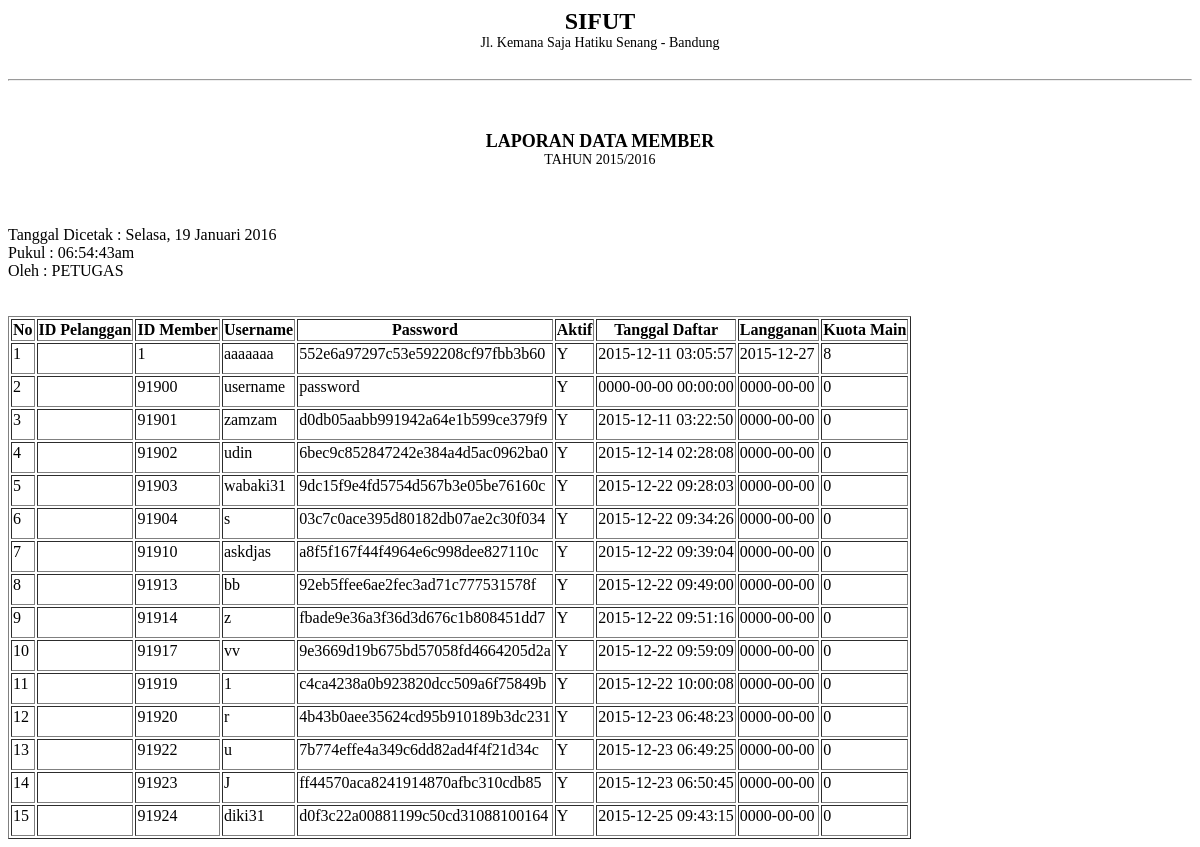
Page /pegawai/module_member/table_member.php on the earlier database version.
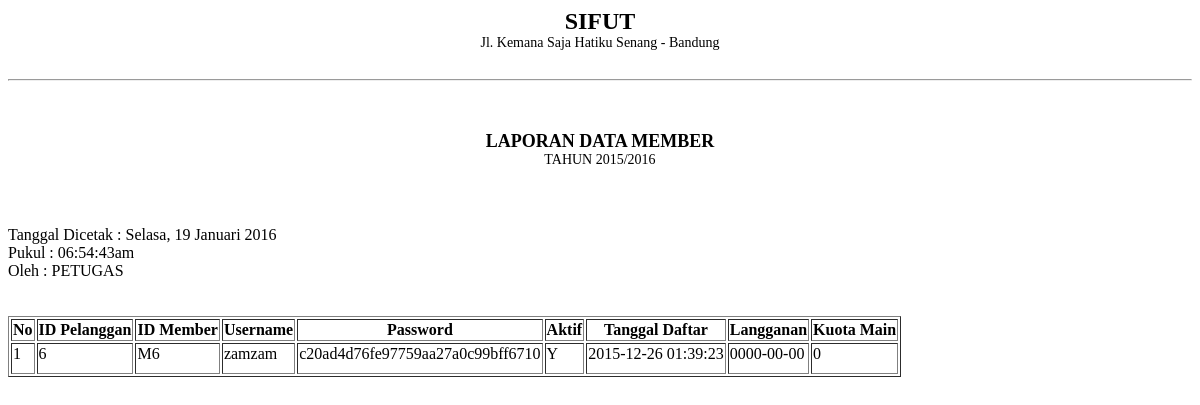
Same page on the later database version.
### tables this page shows
CREATE TABLE `member` (
  `id_pelanggan` int(11) NOT NULL,
  `id_member` varchar(10) NOT NULL,
  `username` varchar(30) NOT NULL,
  `password` varchar(60) NOT NULL,
  `aktif` enum('Y','T') NOT NULL,
  `tanggal_daftar` datetime NOT NULL,
  `langganan` date NOT NULL,
  `kuota_main` int(10) NOT NULL
);

### pegawai/module_member/table_member.php (the view, shortened to what this page needs)
<?php
$array_hari = array(1=>"Senin","Selasa","Rabu","Kamis","Jumat", "Sabtu","Minggu");
$hari = $array_hari[date("N")];
$tanggal = date ("j");
$array_bulan = array(1=>"Januari","Februari","Maret", "April", "Mei", "Juni","Juli","Agustus","September","Oktober", "November","Desember");
$bulan = $array_bulan[date("n")];
$tahun = date("Y");
echo '
<div class="title">SIFUT</div>
          <div class="stat">Jl. Kemana Saja Hatiku Senang - Bandung</div>
          <hr size="2">
          <div class="sub-title">LAPORAN DATA MEMBER</div>
          <div class="sub-stat">TAHUN 2015/2016</div>
          <br>
          Tanggal Dicetak : '.$hari . ", ".$tanggal." ".$bulan." ".$tahun.'
          <br>
          Pukul : '.date("h:i:sa").'
          <br>
          Oleh : PETUGAS
            <br>
'
?>
<table border="1">
        <tr>
                <th>No</th>
                <th>ID Pelanggan</th>
                <th>ID Member</th>
                <th>Username</th>
                <th>Password</th>
                <th>Aktif</th>
                <th>Tanggal Daftar</th>
                <th>Langganan</th>
                <th>Kuota Main</th>
        </tr>
      <tbody border="1">
<?php
	$tampil_mahasiswa = mysql_query("SELECT * FROM member ORDER BY id_member");
    $no=1;
    while ($tampil=mysql_fetch_array($tampil_mahasiswa)){
       echo "<tr><td>$no</td>
             <td class='tab-col'>$tampil[id_pelanggan]</td>
               <td>$tampil[id_member]</td>
               <td>$tampil[username]</td>
               <td>$tampil[password]</td>
               <td>$tampil[aktif]</td>
               <td>$tampil[tanggal_daftar]</td>
               <td>$tampil[langganan]</td>
               <td>$tampil[kuota_main]</td>
            </tr>
             ";
        $no++;
    }
  echo "
        </tbody>
        </table>
        </div>";
?>

Differences in the rows shown:
removed member: id_member "1", username "aaaaaaa", password "552e6a97297c53e592208cf97fbb3b60", aktif "Y", tanggal_daftar "2015-12-11 03:05:57", langganan "2015-12-27", kuota_main "8"
removed member: id_member "91900", username "username", password "password", aktif "Y", tanggal_daftar "0000-00-00 00:00:00", langganan "0000-00-00", kuota_main "0"
removed member: id_member "91901", username "zamzam", password "d0db05aabb991942a64e1b599ce379f9", aktif "Y", tanggal_daftar "2015-12-11 03:22:50", langganan "0000-00-00", kuota_main "0"
removed member: id_member "91902", username "udin", password "6bec9c852847242e384a4d5ac0962ba0", aktif "Y", tanggal_daftar "2015-12-14 02:28:08", langganan "0000-00-00", kuota_main "0"
removed member: id_member "91903", username "wabaki31", password "9dc15f9e4fd5754d567b3e05be76160c", aktif "Y", tanggal_daftar "2015-12-22 09:28:03", langganan "0000-00-00", kuota_main "0"
removed member: id_member "91904", username "s", password "03c7c0ace395d80182db07ae2c30f034", aktif "Y", tanggal_daftar "2015-12-22 09:34:26", langganan "0000-00-00", kuota_main "0"
removed member: id_member "91910", username "askdjas", password "a8f5f167f44f4964e6c998dee827110c", aktif "Y", tanggal_daftar "2015-12-22 09:39:04", langganan "0000-00-00", kuota_main "0"
removed member: id_member "91913", username "bb", password "92eb5ffee6ae2fec3ad71c777531578f", aktif "Y", tanggal_daftar "2015-12-22 09:49:00", langganan "0000-00-00", kuota_main "0"
removed member: id_member "91914", username "z", password "fbade9e36a3f36d3d676c1b808451dd7", aktif "Y", tanggal_daftar "2015-12-22 09:51:16", langganan "0000-00-00", kuota_main "0"
removed member: id_member "91917", username "vv", password "9e3669d19b675bd57058fd4664205d2a", aktif "Y", tanggal_daftar "2015-12-22 09:59:09", langganan "0000-00-00", kuota_main "0"
removed member: id_member "91919", username "1", password "c4ca4238a0b923820dcc509a6f75849b", aktif "Y", tanggal_daftar "2015-12-22 10:00:08", langganan "0000-00-00", kuota_main "0"
removed member: id_member "91920", username "r", password "4b43b0aee35624cd95b910189b3dc231", aktif "Y", tanggal_daftar "2015-12-23 06:48:23", langganan "0000-00-00", kuota_main "0"
removed member: id_member "91922", username "u", password "7b774effe4a349c6dd82ad4f4f21d34c", aktif "Y", tanggal_daftar "2015-12-23 06:49:25", langganan "0000-00-00", kuota_main "0"
removed member: id_member "91923", username "J", password "ff44570aca8241914870afbc310cdb85", aktif "Y", tanggal_daftar "2015-12-23 06:50:45", langganan "0000-00-00", kuota_main "0"
removed member: id_member "91924", username "diki31", password "d0f3c22a00881199c50cd31088100164", aktif "Y", tanggal_daftar "2015-12-25 09:43:15", langganan "0000-00-00", kuota_main "0"
added member: id_pelanggan "6", id_member "M6", username "zamzam", password "c20ad4d76fe97759aa27a0c99bff6710", aktif "Y", tanggal_daftar "2015-12-26 01:39:23", langganan "0000-00-00", kuota_main "0"
